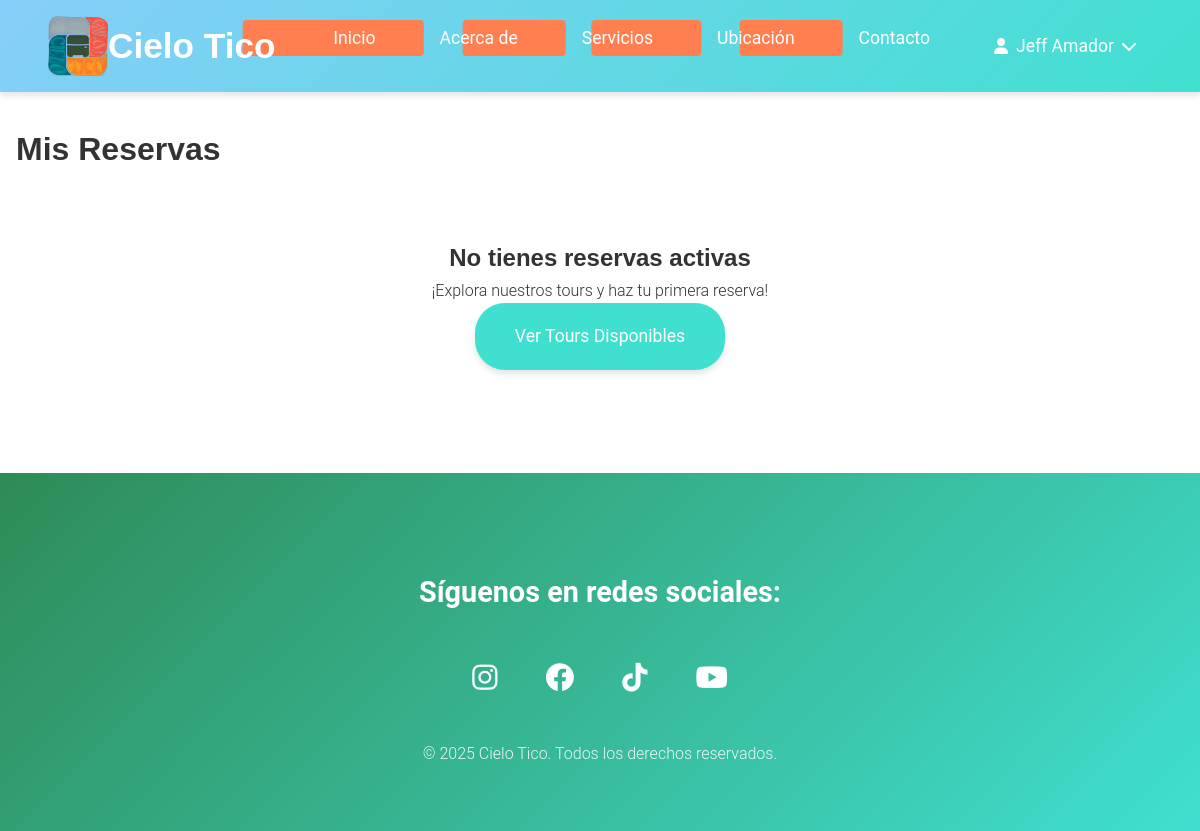
Page /html/mis_reservas.php (signed in) on the earlier database version.
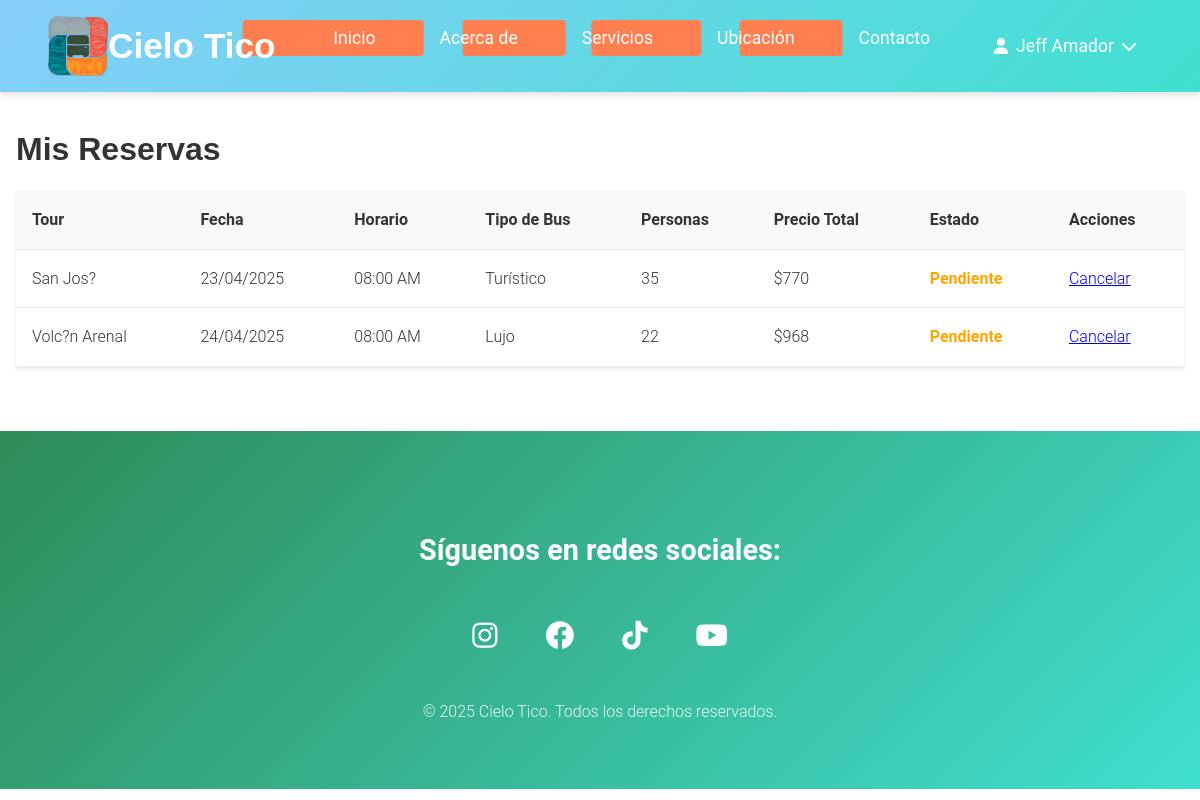
Same page on the later database version.
### tables this page shows
CREATE TABLE `reservaciones` (
  `id` int(11) NOT NULL AUTO_INCREMENT,
  `usuario_id` int(11) DEFAULT NULL,
  `tour_id` int(11) DEFAULT NULL,
  `fecha_reserva` date NOT NULL,
  `horario` time DEFAULT NULL,
  `numero_personas` int(11) NOT NULL,
  `estado` enum('pendiente','confirmada','cancelada') DEFAULT 'pendiente',
  `tipo_bus_id` int(11) DEFAULT NULL,
  `precio_total` decimal(10,2) NOT NULL,
  `fecha_creacion` timestamp NOT NULL DEFAULT current_timestamp(),
  PRIMARY KEY (`id`),
  KEY `usuario_id` (`usuario_id`),
  KEY `tour_id` (`tour_id`),
  KEY `tipo_bus_id` (`tipo_bus_id`),
  CONSTRAINT `reservaciones_ibfk_1` FOREIGN KEY (`usuario_id`) REFERENCES `usuarios` (`id`),
  CONSTRAINT `reservaciones_ibfk_2` FOREIGN KEY (`tour_id`) REFERENCES `tours` (`id`),
  CONSTRAINT `reservaciones_ibfk_3` FOREIGN KEY (`tipo_bus_id`) REFERENCES `tipos_bus` (`id`)
);

CREATE TABLE `tours` (
  `id` int(11) NOT NULL AUTO_INCREMENT,
  `nombre` varchar(100) NOT NULL,
  `descripcion` text NOT NULL,
  `precio` decimal(10,2) NOT NULL,
  `precio_turistico` decimal(10,2) NOT NULL,
  `precio_ejecutivo` decimal(10,2) NOT NULL,
  `precio_lujo` decimal(10,2) NOT NULL,
  `duracion` varchar(50) DEFAULT NULL,
  `max_personas` int(11) DEFAULT NULL,
  `imagen_url` varchar(255) DEFAULT NULL,
  `imagen` varchar(255) DEFAULT NULL,
  `categoria` varchar(50) DEFAULT NULL,
  `incluye` text DEFAULT NULL,
  `no_incluye` text DEFAULT NULL,
  `estado` enum('activo','inactivo') DEFAULT 'activo',
  `activo` tinyint(1) DEFAULT 1,
  `fecha_creacion` timestamp NOT NULL DEFAULT current_timestamp(),
  PRIMARY KEY (`id`)
);

CREATE TABLE `tipos_bus` (
  `id` int(11) NOT NULL AUTO_INCREMENT,
  `nombre` varchar(50) NOT NULL,
  `descripcion` text DEFAULT NULL,
  `capacidad_pasajeros` int(11) NOT NULL,
  `caracteristicas` text DEFAULT NULL,
  `created_at` timestamp NOT NULL DEFAULT current_timestamp(),
  PRIMARY KEY (`id`)
);

### html/mis_reservas.php (the view, shortened to what this page needs)
<?php
require_once '../config/database.php';
try {
    $stmt = $conn->prepare("
        SELECT
            r.*,
            t.nombre as nombre_tour,
            tb.nombre as nombre_bus,
            tb.capacidad_pasajeros
        FROM reservaciones r
        JOIN tours t ON r.tour_id = t.id
        JOIN tipos_bus tb ON r.tipo_bus_id = tb.id
        WHERE r.usuario_id = ?
        ORDER BY r.fecha_creacion DESC
    ");
    $stmt->execute([$_SESSION['user_id']]);
    $reservas = $stmt->fetchAll(PDO::FETCH_ASSOC);
} catch (PDOException $e) {
    error_log("Error al obtener reservas: " . $e->getMessage());
    error_log("Stack trace: " . $e->getTraceAsString());
    $_SESSION['error'] = 'Error al cargar las reservas.';
    $reservas = [];
}
?>
<!DOCTYPE html>
<html lang="es">
<head>
    <link rel="stylesheet" href="../css/estilos.css">
</head>
<body>
    <?php include '../templates/header.php'; ?>
    <div class="reservas-container">
        <h1>Mis Reservas</h1>
        <?php if (empty($reservas)): ?>
            <div class="no-reservas">
                <h2>No tienes reservas activas</h2>
                <p>¡Explora nuestros tours y haz tu primera reserva!</p>
                <a href="tours.php" class="btn-primary">Ver Tours Disponibles</a>
            </div>
        <?php else: ?>
            <table class="reservas-table">
                <thead>
                    <tr>
                        <th>Tour</th>
                        <th>Fecha</th>
                        <th>Horario</th>
                        <th>Tipo de Bus</th>
                        <th>Personas</th>
                        <th>Precio Total</th>
                        <th>Estado</th>
                        <th>Acciones</th>
                    </tr>
                </thead>
                <tbody>
                    <?php foreach ($reservas as $reserva): ?>
                        <tr>
                            <td><?php echo htmlspecialchars($reserva['nombre_tour']); ?></td>
                            <td><?php echo date('d/m/Y', strtotime($reserva['fecha_reserva'])); ?></td>
                            <td><?php echo date('h:i A', strtotime($reserva['horario'])); ?></td>
                            <td><?php echo htmlspecialchars($reserva['nombre_bus']); ?></td>
                            <td><?php echo $reserva['numero_personas']; ?></td>
                            <td>$<?php echo number_format($reserva['precio_total'], 0); ?></td>
                            <td>
                                <span class="estado-<?php echo strtolower($reserva['estado']); ?>">
                                    <?php echo ucfirst($reserva['estado']); ?>
                                </span>
                            </td>
                            <td>
                                <?php if ($reserva['estado'] === 'pendiente'): ?>
                                    <a href="cancelar_reserva.php?id=<?php echo $reserva['id']; ?>"
                                       class="btn-danger"
                                       onclick="return confirm('¿Estás seguro de que deseas cancelar esta reserva?')">
                                        Cancelar
                                    </a>
                                <?php endif; ?>
                            </td>
                        </tr>
                    <?php endforeach; ?>
                </tbody>
            </table>
        <?php endif; ?>
    </div>
    <?php include '../templates/footer.php'; ?>
</body>
</html>

### templates/header.php (shortened to what this page needs)
<!DOCTYPE html>
<html lang="es">
<head>
    <link rel="stylesheet" href="/cielotico/css/estilos.css">
    <link rel="stylesheet" href="https://cdnjs.cloudflare.com/ajax/libs/font-awesome/6.0.0/css/all.min.css">
</head>
<body>
    <header>
        <div class="header-content">
            <div class="logo-container">
                <a href="/cielotico/html/index.php">
                    <img src="/cielotico/img/logo.png" alt="Cielo Tico Logo" class="logo">
                    <h1>Cielo Tico</h1>
                </a>
            </div>
            <nav>
                <ul class="nav-menu">
                    <li><a href="/cielotico/html/index.php">Inicio</a></li>
                    <li><a href="/cielotico/html/acerca.php">Acerca de</a></li>
                    <li><a href="/cielotico/html/servicios.php">Servicios</a></li>
                    <li><a href="/cielotico/html/ubicacion.php">Ubicación</a></li>
                    <li><a href="/cielotico/html/contacto.php">Contacto</a></li>
                    <?php if (isset($_SESSION['user_id'])): ?>
                        <li class="user-menu">
                            <a href="#" class="user-toggle">
                                <i class="fas fa-user"></i>
                                <?php echo htmlspecialchars($_SESSION['nombre']); ?>
                                <i class="fas fa-chevron-down"></i>
                            </a>
                        </li>
                    <?php else: ?>
                        <li><a href="/cielotico/html/login.php" class="btn-login">Iniciar Sesión</a></li>
                        <li><a href="/cielotico/html/registro.php" class="btn-register">Registro</a></li>
                    <?php endif; ?>
                </ul>
            </nav>
        </div>
    </header>
    <main>

### templates/footer.php (shortened to what this page needs)
    </main>
    <footer>
        <div class="footer-content">
            <div class="redes-sociales">
                <h3>Síguenos en redes sociales:</h3>
                <ul>
                    <li><a href="https://instagram.com/cieloticotours" aria-label="Síguenos en Instagram"><i class="fab fa-instagram"></i></a></li>
                    <li><a href="https://facebook.com/cieloticocr" aria-label="Síguenos en Facebook"><i class="fab fa-facebook"></i></a></li>
                    <li><a href="https://tiktok.com/@vivecielotico" aria-label="Síguenos en TikTok"><i class="fab fa-tiktok"></i></a></li>
                    <li><a href="https://youtube.com/CieloTicoAventuras" aria-label="Síguenos en YouTube"><i class="fab fa-youtube"></i></a></li>
                </ul>
                <p>&copy; <?php echo date('Y'); ?> Cielo Tico. Todos los derechos reservados.</p>
            </div>
        </div>
    </footer>
</body>
</html>

### css/estilos.css (style rules this page uses)
:root { --color-cielo: #87CEFA; --color-turquesa: #40E0D0; --color-verde: #2E8B57; --color-arena: #F4E2D8; --color-coral: #FF7F50; --color-text: #333; --color-light: #fff; --color-primary: var(--color-turquesa); --color-primary-dark: #36c0b0; --color-secondary: var(--color-cielo); --color-white: var(--color-light); --font-heading: 'Montserrat', sans-serif; --font-body: 'Roboto', sans-serif; --shadow-sm: 0 2px 4px rgba(0,0,0,0.05); --shadow-md: 0 4px 6px rgba(0,0,0,0.1); --shadow-lg: 0 10px 15px rgba(0,0,0,0.1); --gradient-primary: linear-gradient(135deg, var(--color-cielo), var(--color-turquesa)); --gradient-secondary: linear-gradient(135deg, var(--color-verde), var(--color-turquesa)); --primary-color: #FF7F50; --secondary-color: #FF6B3D; --background-color: #f5f5f5; --color-success: #28a745; --color-error: #dc3545; --color-warning: #ffc107; --color-info: #17a2b8; --slider-height: 600px; }
* { margin: 0; padding: 0; box-sizing: border-box; font-family: var(--font-body); }
body { line-height: 1.6; color: var(--color-text); background-color: var(--color-light); font-weight: 300; }
h1, h2 { font-family: var(--font-heading); font-weight: 700; }
h3, h4, h5, h6 { font-family: var(--font-body); font-weight: 600; }
.nav-menu a { font-weight: 400; }
header { background: var(--gradient-primary); padding: 1rem 2rem; position: sticky; top: 0; z-index: 1000; box-shadow: var(--shadow-md); }
.header-content { max-width: 1400px; margin: 0 auto; padding: 0 1rem; display: flex; justify-content: space-between; align-items: center; }
.logo-container { display: flex; align-items: center; }
.logo-container a { display: flex; align-items: center; text-decoration: none; color: var(--color-light); }
.logo { width: 60px; height: 60px; object-fit: contain; }
header h1 { color: var(--color-light); margin: 0; font-size: 2.2rem; font-weight: 700; }
nav { display: flex; align-items: center; gap: 2rem; margin-left: auto; }
.nav-menu { display: flex; gap: 2rem; margin: 0; padding: 0; list-style: none; }
.nav-menu a, header .btn-login, header .btn-register { color: var(--color-light); text-decoration: none; font-size: 1.1rem; padding: 0.5rem 1rem; border-radius: 4px; transition: all 0.3s ease; position: relative; overflow: hidden; border: none; background: transparent; font-family: var(--font-body); font-weight: 400; cursor: pointer; }
.nav-menu a::before, header .btn-login::before, header .btn-register::before { content: ''; position: absolute; top: 0; left: 0; width: 100%; height: 100%; background: var(--color-coral); transform: translateX(-100%); transition: transform 0.3s ease; z-index: -1; border-radius: 4px; }
footer { background: var(--gradient-secondary); color: var(--color-light); padding: 4rem 2rem; margin-top: 4rem; position: relative; }
.footer-content { max-width: 1400px; margin: 0 auto; text-align: center; }
.redes-sociales { margin-top: 2rem; }
.redes-sociales h3 { margin-bottom: 1rem; color: var(--color-light); font-size: 1.8rem; font-weight: 600; }
.redes-sociales ul { display: flex; justify-content: center; gap: 2rem; list-style: none; margin: 2rem 0; padding: 0; }
.redes-sociales a { color: var(--color-light); font-size: 1.8rem; transition: all 0.3s ease; display: inline-block; padding: 0.5rem; }
.footer-content p { text-align: center; margin-top: 2rem; color: var(--color-light); opacity: 0.9; font-size: 1rem; }
.user-menu { position: relative; }
.user-toggle { display: flex; align-items: center; gap: 0.5rem; padding: 0.5rem 1rem; color: #333; text-decoration: none; cursor: pointer; }
.user-toggle i { font-size: 1rem; }
.btn-primary { font-weight: 400; }
.btn-primary { display: inline-block; padding: 1.2rem 2.5rem; background-color: var(--color-turquesa); color: var(--color-white); text-decoration: none; border-radius: 30px; font-size: 1.1rem; transition: all 0.3s ease; box-shadow: var(--shadow-md); position: relative; overflow: hidden; }
.btn-primary::before { content: ''; position: absolute; top: 0; left: 0; width: 100%; height: 100%; background: linear-gradient(45deg, transparent, rgba(255,255,255,0.2), transparent); transform: translateX(-100%); transition: transform 0.6s ease; }

Differences in the rows shown:
added reservaciones: tour.nombre "San Jos?", fecha_reserva "23/04/2025", horario "08:00 AM", tipo_bus.nombre "Turístico", numero_personas "35", precio_total "770", estado "Pendiente"
added reservaciones: tour.nombre "Volc?n Arenal", fecha_reserva "24/04/2025", horario "08:00 AM", tipo_bus.nombre "Lujo", numero_personas "22", precio_total "968", estado "Pendiente"
Other differences:
text no longer shown: "No tienes reservas activas ¡Explora nuestros tours y haz tu primera reserva! Ver Tours Disponibles"
text now shown: "Tour Fecha Horario Tipo de Bus Personas Precio Total Estado Acciones"
